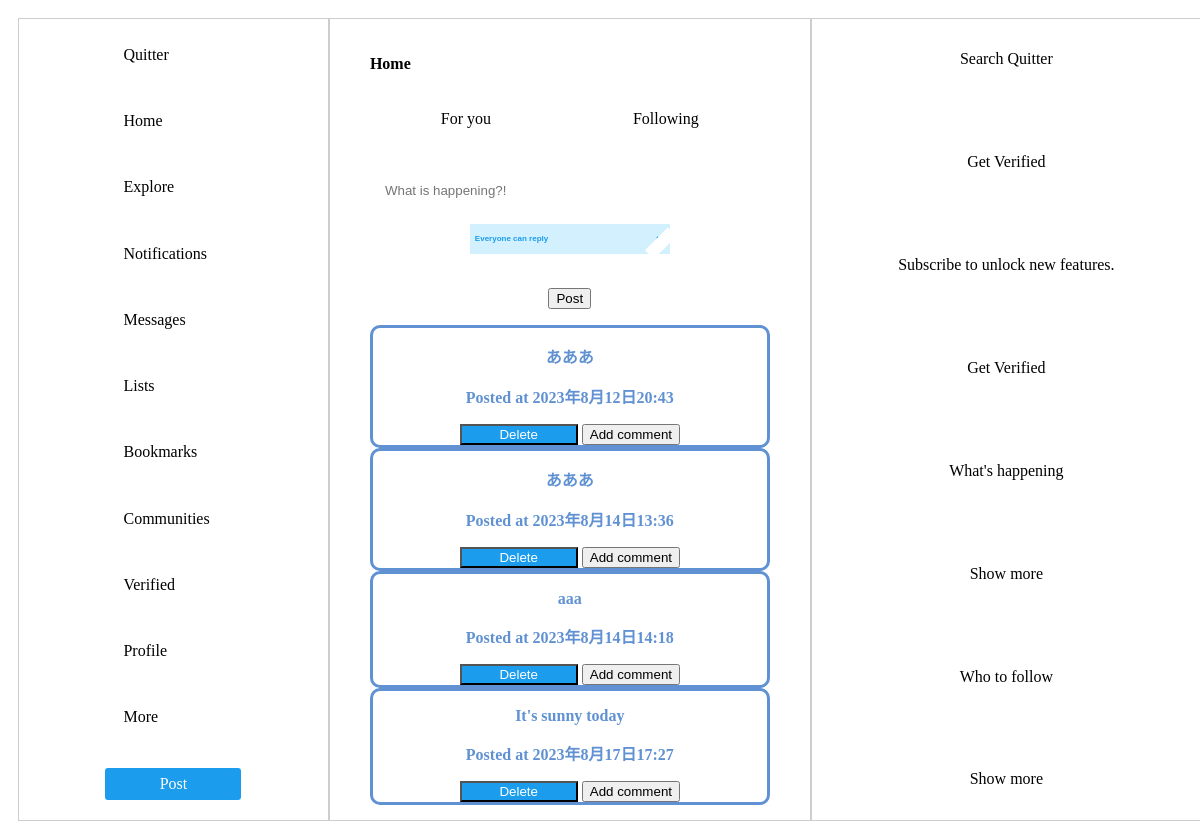
Page /home/ on the earlier database version.
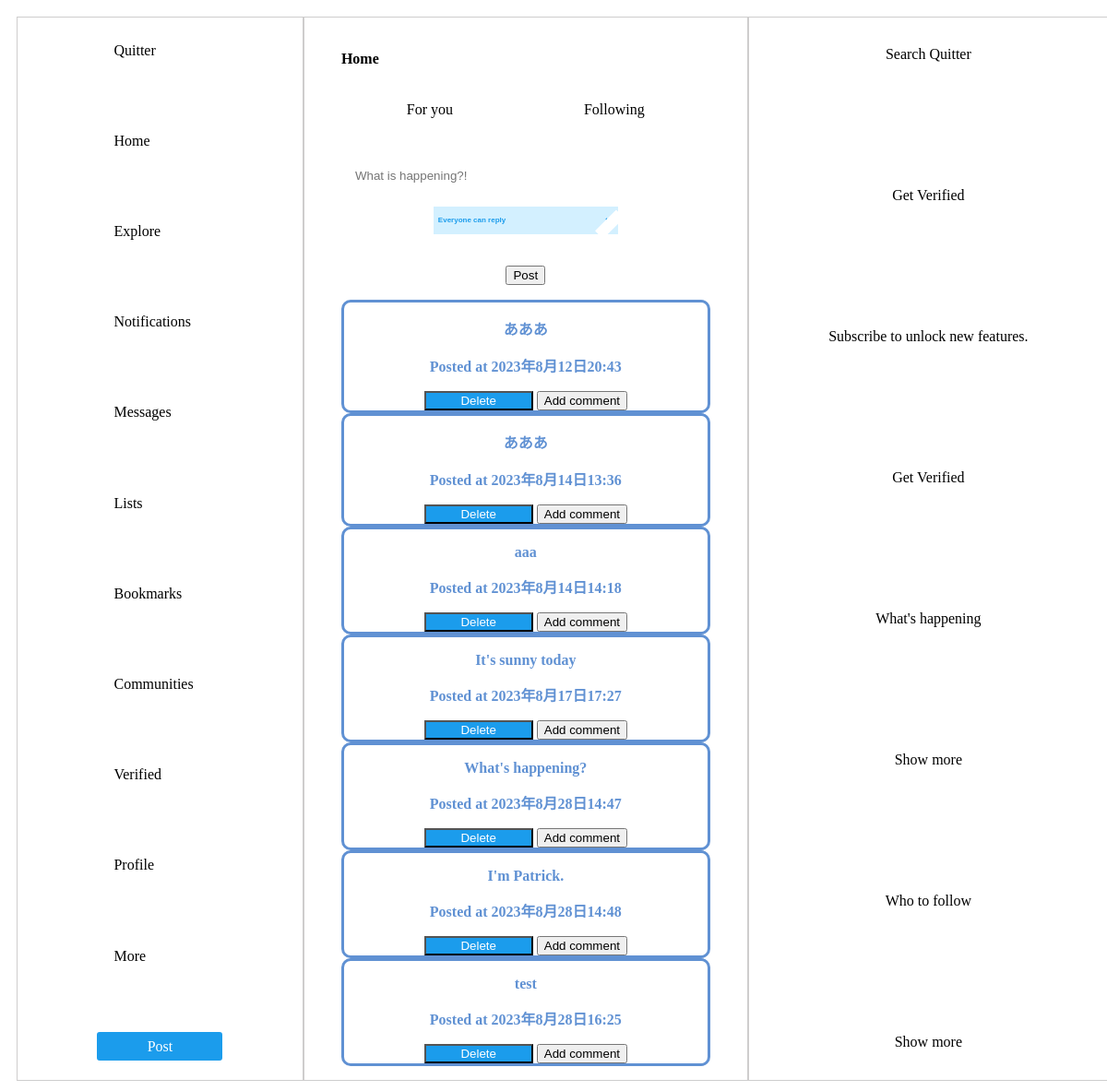
Same page on the later database version.
### accounts/models.py (models this page shows)
class Text(models.Model):
    text=models.TextField()
    created_at = models.DateTimeField(auto_now_add=True)
    reply_to = models.IntegerField(null=True)

### accounts/views.py (the view)
# urls.py: path('home/',home,name='home'),
def home(request):
    toukou = Text.objects.all
    if request.method =='POST':
        text = request.POST.get('text',None)
        m = Text(text= text)#ここでつくった変数をTextというデータベースモデルに保存
        m.save()
    return render(request,'home.html',{'Text':toukou})

### templates/home.html (shortened to what this page needs)
{% load static %}
<head>
    <link rel="stylesheet" href="{% static './css/homepage.css' %}">
</head>
<body class="lan">
    <div id="flexbox">
        <div class="box-item1">
            <a href="#" class="btn-flat-border left-aligned">Quitter</a>
            <a href="#" class="btn-flat-border">Home</a>
            <a href="#" class="btn-flat-border">Explore</a>
            <a href="#" class="btn-flat-border">Notifications</a>
            <a href="#" class="btn-flat-border">Messages</a>
            <a href="#" class="btn-flat-border">Lists</a>
            <a href="#" class="btn-flat-border">Bookmarks</a>
            <a href="#" class="btn-flat-border">Communities</a>
            <a href="#" class="btn-flat-border">Verified</a>
            <a href="#" class="btn-flat-border">Profile</a>
            <a href="#" class="btn-flat-border">More</a>
            <a href="#" class="btn-flat-border1">Post</a>
        </div>
        <div class="box-item2">
        <h4>Home</h4>
        <div id="flexboxmain">
            <div class="boxitemmain1">For you</div>
            <div class="boxitemmain2">Following</div>
        </div>
        <form method="post" action="{% url 'home' %}">
            <input required type="text" name="text" id="textbox" placeholder="What is happening?!">
            <div class="selectbox">
                <select>
                    <option>Everyone can reply</option>
                </select>
            </div>
            <br>
            <button type="submit">Post</button>
        </form>
        {% for text in Text %}
        <div class="postbox">
            <p>{{ text.text }}</p>
            <p>Posted at {{text.created_at}}</p>
            <button class="delete">Delete</button>
            <button class="addcomment">Add comment</button>
        </div>
        {% endfor %}
        </div>
        <div class="box-item3">
        <p>Search Quitter</p>
        <p>Get Verified</p>
        <p>Subscribe to unlock new features.</p>
        <p>Get Verified</p>
        <p>What's happening</p>
        <p>Show more</p>
        <p>Who to follow</p>
        <p>Show more</p>
        </div>
    </div>
</body>
</html>

### static/css/homepage.css (style rules this page uses)
#flexbox { display:flex; background:white; width: 100%; height:auto; padding:10px; }
#flexboxmain { display: flex; }
.box-item1 { flex-grow: 1; background:white; text-align: center; padding:15px 40px; border:1px solid rgb(206, 205, 205); display: flex; flex-direction: column; justify-content: space-between; }
.box-item2 { flex-grow: 2; background:white; text-align: center; padding:15px 40px; border:1px solid rgb(206, 205, 205); display: flex; flex-direction: column; justify-content: space-between; }
.box-item3 { flex-grow: 1; background:white; text-align: center; padding:15px 40px; border:1px solid rgb(206, 205, 205); display: flex; flex-direction: column; justify-content: space-between; }
.boxitemmain1 { flex-grow: 1; padding: 15px; margin-bottom: 30px; }
.boxitemmain2 { flex-grow: 1; padding: 15px; margin-bottom: 30px; }
.btn-flat-border, .btn-flat-border1 { text-align: left; display: block; margin: 5px auto; padding: 0.3em 1em; text-decoration: none; transition: .4s; border-radius: 3px; width: 100px; text-align: center; padding: 0.3em 1em; }
.btn-flat-border { padding: 0.3em 1em; text-decoration: none; color: black; border: solid 2px white; border-radius: 3px; text-align: left; transition: .4s; display: block; margin: 5px auto; }
.btn-flat-border1 { display: inline-block; padding: 0.3em 1em; text-decoration: none; color: white; border: solid 2px rgb(27, 156, 236); border-radius: 3px; transition: .4s; background-color: rgb(27, 156, 236); display: block; margin: 5px auto; }
.left-aligned { text-align: left; }
#textbox { padding: 10px 15px; width: 100%; border: none; }
h4 { text-align: left; }
.selectbox { width: 50%; margin:1em auto; position:relative; }
select { width:100%; box-sizing:border-box; border:rgb(211, 240, 255) 1px solid; border-radius:0; background:#fff; background-color: rgb(211, 240, 255); color: rgb(27, 156, 236); height: 30px; font-size: 8px; font-weight: bold; }
.selectbox::after { content:""; display:block; width:10px; height:30px; position:absolute; right:5%; top:35%; border-bottom:white 2px solid; border-right:white 2px solid; transform:rotate(45deg)translateY(-30%); background-color: white; border: white 1px solid; font-size: 8px; font-weight: bold; }
.delete { width: 30%; color: white; background-color: rgb(27, 156, 236); }
.postbox { font-weight: bold; color: #6091d3; background: #FFF; border: solid 3px #6091d3; border-radius: 10px; }

Differences in the rows shown:
added Text: text "What's happening?", created_at "2023年8月28日14:47"
added Text: text "I'm Patrick.", created_at "2023年8月28日14:48"
added Text: text "test", created_at "2023年8月28日16:25"
